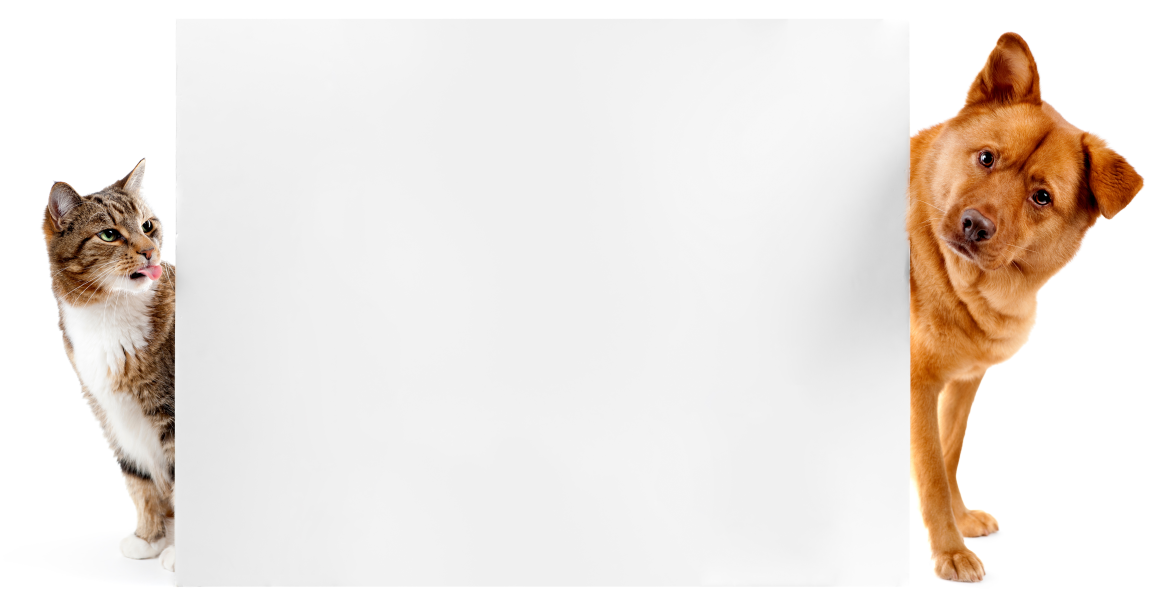
#> input picture assets/stock_originals/AdobeStock_26803377.jpeg, 6968 x 3584 px, found by its file name (shown at 1/6 size)
$ jupyter execute --allow-errors playground.ipynb   (shell and % lines are left out)
#> lines starting #> are read from the running program, lines starting #| are printed output that depends on the picture
[cell 1]
import faker
#> (the rest of this cell did not finish here and is left out)

#> (a cell that did not finish here is left out)

#> (a cell that did not finish here is left out)

[cell 4]
# Download IMDB data
data_dir = '../../assets'
imdb_dir = data_dir

[cell 5]
# read sample data
import pandas as pd
assets_dir = '../../assets'
#> (the rest of this cell did not finish here and is left out)

[cell 6]
def get_top_items(type, category, n=3):
    if type == 'movie':
        data = movie_data[movie_data['GENRES'].str.contains(category)].sort_values(by='IMDB_RATING', ascending=False).head(3)
        data = data.rename(columns={'TITLE': 'name'})
        data = data.rename(columns={'PLOT': 'description'})
        return data[['TITLE', 'PLOT']]
    elif type == 'retail':
        data = retail_data[retail_data['breadcrumbs'].str.contains(category)].sort_values(by='average_rating', ascending=False).head(3)
        return data[['name', 'description']]
    elif type == 'travel':
        data = travel_data[travel_data['DST_CITY'].str.contains(category)].sort_values(by='NUMBER_OF_SEARCH_BY_USER', ascending=False).head(3)
        data['description'] = data.apply(lambda row: 'Travel from ' + str(row['SRC_CITY']) + ' on ' + str(row['AIRLINE'] + ' for a ' + str(row['DURATION_DAYS']) + ' trip in ' + str(row['MONTH']) + ' - $' + str(row['DYNAMIC_PRICE'])), axis=1)
        data = data.rename(columns={'DST_CITY': 'name'})
        return data[['name', 'description']]

#> (a cell that did not finish here is left out)

[cell 8]
# download the s3 file from "s3://personalize-solution-staging-us-east-1/personalize-immersionday-travel/travel_items.csv"
import boto3
import pandas as pd
#> (the rest of this cell did not finish here and is left out)

#> (a cell that did not finish here is left out)


[cell 10]
items = ["Drama", "Action", "Adventure", "Comedy", "Sci-Fi",
        'Kids Accessories', 'Kids Clothing', 'Kids Shoes', 'Men Accessories', 'Men Clothing',
        'Men Shoes', 'Running Accessories', 'Running Shoes', 'Soccer Accessories', 'Soccer Shoes',
        'Women Accessories', 'Women Clothing', 'Women Shoes',
        'Beijing', 'Guangzhou','Hong Kong','London', 'New York', 'Seoul', 'Shanghai', 'Sydney', 'Tokyo']

[{"domain": "travel", "category": item} for item in items]

[cell 11]
[{'domain': 'movie', 'category': 'Drama'},
 {'domain': 'movie', 'category': 'Action'},
 {'domain': 'movie', 'category': 'Adventure'},
 {'domain': 'movie', 'category': 'Comedy'},
 {'domain': 'movie', 'category': 'Sci-Fi'},
 {'domain': 'retail', 'category': 'Kids Accessories'},
 {'domain': 'retail', 'category': 'Kids Clothing'},
 {'domain': 'retail', 'category': 'Kids Shoes'},
 {'domain': 'retail', 'category': 'Men Accessories'},
 {'domain': 'retail', 'category': 'Men Clothing'},
 {'domain': 'retail', 'category': 'Men Shoes'},
 {'domain': 'retail', 'category': 'Running Accessories'},
 {'domain': 'retail', 'category': 'Running Shoes'},
 {'domain': 'retail', 'category': 'Soccer Accessories'},
 {'domain': 'retail', 'category': 'Soccer Shoes'},
 {'domain': 'retail', 'category': 'Women Accessories'},
 {'domain': 'retail', 'category': 'Women Clothing'},
 {'domain': 'retail', 'category': 'Women Shoes'},
 {'domain': 'travel', 'category': 'Beijing'},
 {'domain': 'travel', 'category': 'Guangzhou'},
 {'domain': 'travel', 'category': 'Hong Kong'},
 {'domain': 'travel', 'category': 'London'},
 {'domain': 'travel', 'category': 'New York'},
 {'domain': 'travel', 'category': 'Seoul'},
 {'domain': 'travel', 'category': 'Shanghai'},
 {'domain': 'travel', 'category': 'Sydney'},
 {'domain': 'travel', 'category': 'Tokyo'}]

[cell 12]
import os
from PIL import Image
original_dir = '../../assets/stock_originals'
thumbs_dir = '../../assets/stock_thumbs'
size = 128, 128  # Desired thumbnail size

# Loop through all JPEG files in the current directory
for infile in os.listdir(original_dir):
    print(infile)
    if infile.endswith(".jpeg"):
        im = Image.open(os.path.join(original_dir,infile))
#> im is the input picture: PIL image 6968x3584 RGB; mean R, G, B 236.6, 229.4, 223.8
        im.thumbnail(size)
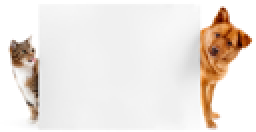
#> im: PIL image 128x66 RGB (shown 2 times larger); mean R, G, B 236.6, 229.4, 223.8
        im.save(f"{thumbs_dir}/thumbnail_{os.path.splitext(infile)[0]}.jpeg", "JPEG")

[cell 13]
import sagemaker
import boto3
from sagemaker.huggingface import HuggingFaceModel
#> (the rest of this cell did not finish here and is left out)

[cell 14]
# setup clients
import sagemaker
import boto3
#> (the rest of this cell did not finish here and is left out)

[cell 15]
# get the image data ready
from PIL import Image
import base64
import io
original_dir = '../../assets/stock_originals'
# Open the image
fname = "AdobeStock_26803377.jpeg"
image = Image.open(f"{original_dir}/{fname}")
rimage = image.resize((1024, 640))
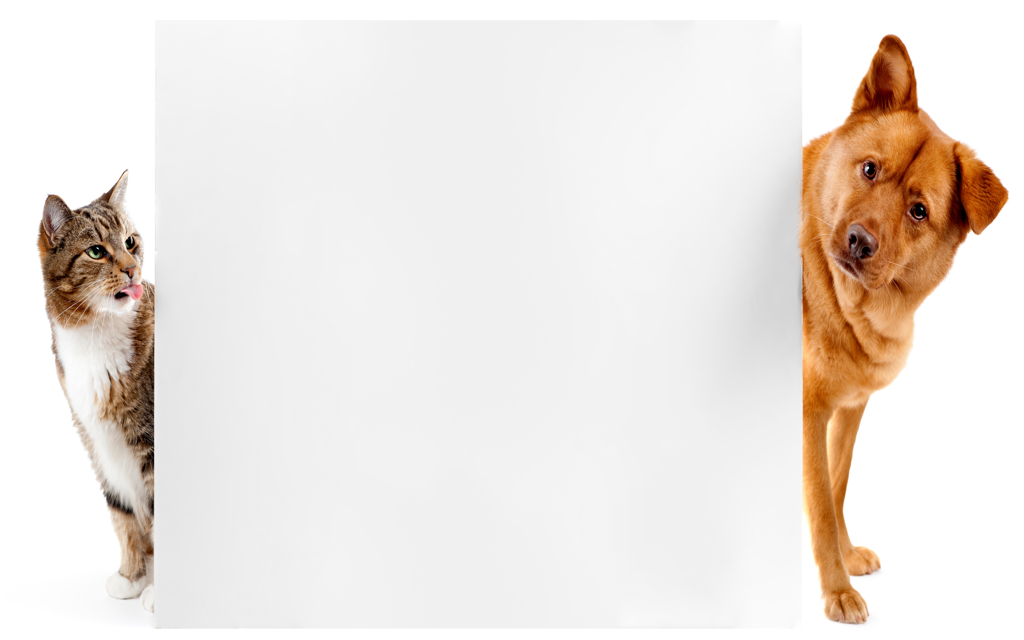
#> rimage: PIL image 1024x640 RGB; mean R, G, B 236.6, 229.4, 223.8
# Convert the image to a base64 string
buffered = io.BytesIO()
rimage.save(f"{original_dir}/Resized_{fname}", format="JPEG")
image.save(buffered, format="JPEG")
byte_array = buffered.getvalue()
img_str = base64.b64encode(byte_array).decode("utf-8")

[cell 16]
# Send the request to the BLIP-2 model
import json
prompt = """Question: Describe the image in detailed 20 words? Answer:"""
# inputs = {"inputs": {"image":img_str, "prompt":prompt}}
inputs = {"inputs": img_str, "parameters": {"prompt":prompt}}
# print(json.dumps(inputs, indent=2))
#> (the rest of this cell did not finish here and is left out)

[cell 17]
neg_prompt = "worst quality, low quality, normal quality, lowres, low details, over saturated, under saturated, overexposed, underexposed, grayscale, b&w, bad photo, bad photography, bad art:1.4), (watermark, signature, text font, username, error, logo, words, letters, digits, autograph, trademark, name:1.2), (blur, blurry, grainy),ugly, asymmetrical, mutated malformed, mutilated, poorly lit, bad shadow, cropped, out of frame, cut off, out of focus, glitch"

[cell 18]
def get_supported_img_size(inp_width, aspect_ratio):
    aspect_ratios = (1,0.67,1.5,0.6,1.67,0.78,1.28,0.54,1.83,0.45,2.2,1.83)
    sizes = [
        (1024,1),
        (768,1),
        (512,1),
        (768,0.67),
        (384,0.67),
        (1152,1.5),
        (576,1.5),
        (768,0.6),
        (384,0.6),
        (1280,1.67),
        (640,1.67),
        (896,0.78),
        (448,0.78),
        (1152,1.28),
        (576,1.28),
        (768,0.54),
        (384,0.54),
        (1408,1.83),
        (704,1.83),
        (640,0.45),
        (320,0.45),
        (1408,2.2),
        (704,2.2),
        (1152,1.8),
        (1173,1.83),
    ]
    # for the given aspect ratio find the closest aspect ratio aspect_ratios
    closest_aspect_ratio = min(aspect_ratios, key=lambda x: abs(x - aspect_ratio))
    # for the closest_aspect_ratio and input_width find the best tuple
    closest_match = min(sizes, key=lambda x: abs(x[0] - inp_width) + abs(x[1] - closest_aspect_ratio))
    return closest_match[0], closest_match[1]

[cell 19]
get_supported_img_size(1173704, 3)

[cell 20]
import boto3
from botocore.exceptions import ClientError
import logging
logger = logging.getLogger(__name__)

profile="genai"

def get_available_models(profile):
    session = boto3.Session(profile_name=profile)
    client = session.client('bedrock')
    try:
        models = client.list_foundation_models()
    except ClientError as e:
        logger.error(e.response)
        return None
    return models["modelSummaries"]

def get_filtered_models(profile, output_mode='IMAGE'):
    models = get_available_models(profile)
    filtered_models = []
    for model in models:
        if output_mode in model["outputModalities"]:
            filtered_models.append(model["modelId"])
    return filtered_models

get_filtered_models(profile)
#> (the call stopped at in get_available_models, `session = boto3.Session(profile_name=profile)`: boto3 is not available in this run)
